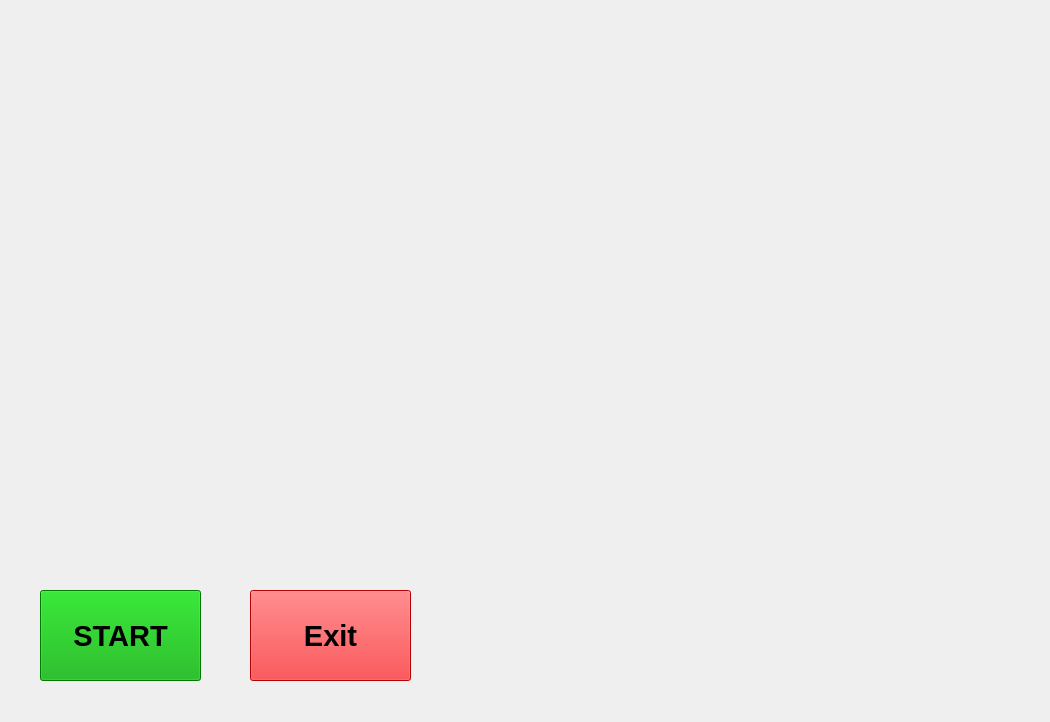
<?xml version="1.0" encoding="UTF-8"?>
<ui version="4.0">
 <class>AssistantUI</class>
 <widget class="QMainWindow" name="AssistantUI">
  <property name="geometry">
   <rect>
    <x>0</x>
    <y>0</y>
    <width>1050</width>
    <height>722</height>
   </rect>
  </property>
  <property name="windowTitle">
   <string>MainWindow</string>
  </property>
  <widget class="QWidget" name="centralwidget">
   <widget class="QPushButton" name="StartButton">
    <property name="geometry">
     <rect>
      <x>40</x>
      <y>590</y>
      <width>161</width>
      <height>91</height>
     </rect>
    </property>
    <property name="font">
     <font>
      <pointsize>22</pointsize>
      <weight>75</weight>
      <bold>true</bold>
     </font>
    </property>
    <property name="styleSheet">
     <string notr="true">background-color: rgb(0, 170, 0);</string>
    </property>
    <property name="text">
     <string>START</string>
    </property>
    <property name="checkable">
     <bool>false</bool>
    </property>
   </widget>
   <widget class="QPushButton" name="ExitButton">
    <property name="geometry">
     <rect>
      <x>250</x>
      <y>590</y>
      <width>161</width>
      <height>91</height>
     </rect>
    </property>
    <property name="font">
     <font>
      <pointsize>22</pointsize>
      <weight>75</weight>
      <bold>true</bold>
     </font>
    </property>
    <property name="styleSheet">
     <string notr="true">background-color: rgb(255, 0, 4);</string>
    </property>
    <property name="text">
     <string>Exit</string>
    </property>
    <property name="checkable">
     <bool>false</bool>
    </property>
   </widget>
   <widget class="QLabel" name="Bg_1">
    <property name="geometry">
     <rect>
      <x>0</x>
      <y>0</y>
      <width>1051</width>
      <height>721</height>
     </rect>
    </property>
    <property name="text">
     <string/>
    </property>
    <property name="pixmap">
     <pixmap>../../../../Downloads/VFmTa6.png</pixmap>
    </property>
    <property name="scaledContents">
     <bool>true</bool>
    </property>
   </widget>
   <widget class="QLabel" name="gif_1">
    <property name="geometry">
     <rect>
      <x>0</x>
      <y>10</y>
      <width>1041</width>
      <height>701</height>
     </rect>
    </property>
    <property name="text">
     <string/>
    </property>
    <property name="pixmap">
     <pixmap>../../../../Downloads/Intro-HELLO-FUTURE-1920x1080_v2.gif</pixmap>
    </property>
    <property name="scaledContents">
     <bool>true</bool>
    </property>
   </widget>
   <zorder>Bg_1</zorder>
   <zorder>gif_1</zorder>
   <zorder>StartButton</zorder>
   <zorder>ExitButton</zorder>
  </widget>
 </widget>
 <resources/>
 <connections/>
</ui>
